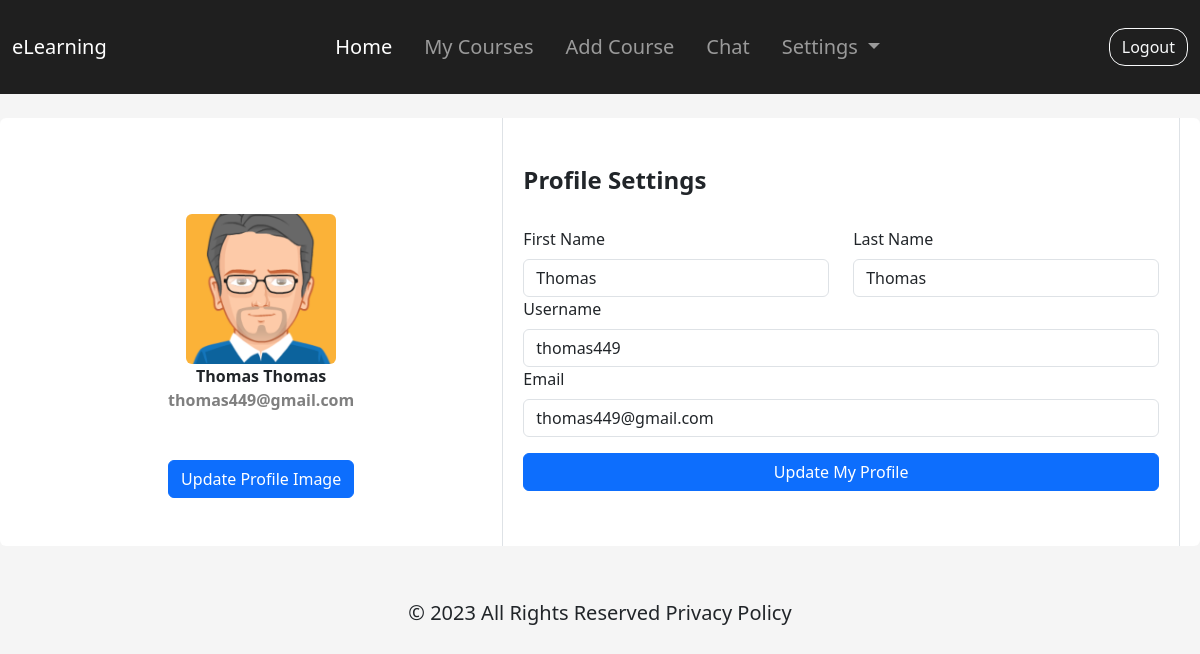
The app's page /teacher/profile/ (signed in) with its own data.
### teachers/models.py (models this page shows, shortened)
class Teacher_Profile(models.Model):
    user = models.OneToOneField(CustomUser, on_delete=models.CASCADE , blank=True, null=True)
    first_name = models.CharField(max_length = 30)
    last_name = models.CharField(max_length = 30)
    username = models.CharField(max_length = 30)
    email = models.EmailField(null=True , unique=True)
    image = models.ImageField(upload_to='teacher_profile_pics/' , null=True , blank=True)

### teachers/views.py (the view)
# urls.py: path("teacher/profile/", teacher_profile_detail_view, name="teacher_profile_detail_view"),
def teacher_profile_detail_view(request):
    teacher_profile = Teacher_Profile.objects.get(user=request.user)
    return render(request, 'teachers/teacher_profile.html', {'teacher_profile': teacher_profile})

### teachers/templates/teachers/teacher_profile.html (shortened to what this page needs)
{% extends "base.html" %}
{% load static %}
{% block css %}
<link rel="stylesheet" href="{% static 'teachers/css/teacher_profile.css'%}">{% endblock css %}
{% block content %}
{% if teacher_profile %}
<form action="{% url 'teachers:teacher_profile_edit_view' %}" method="post" enctype="multipart/form-data">
    <div class="container-fluid">
        <div class="row">
            <div class="col-12">
                <div class="row">
                    <div class="col-12 bg-body rounded mt-4 mb-4">
                        <div class="row g-2 ms-2 me-2">
                            <div class="col-md-5 border-end">
                                <div class="d-flex flex-column align-items-center text-center p-3 py-5">
                                    {% if teacher_profile.image %}
                                    <img src="{{teacher_profile.image.url}}" class="rounded mt-5"
                                        style="width: 150px;">
                                    {% else %}
                                    <img src="{% static 'teachers/images/avatar1.png' %}" class="rounded mt-5"
                                        style="width: 150px;">
                                    {% endif %}
                                    <span class="fw-bold">{{teacher_profile.first_name}} {{teacher_profile.last_name}}</span>
                                    <span class="fw-bold text-black-50">{{teacher_profile.email}}</span>
                                    <label for="image" class="btn btn-primary mt-5">Update Profile Image</label>
                                </div>
                            </div>
                            <div class="col-md-7 border-end">
                                <div class="p-3 py-5">
                                    <div class="d-flex justify-content-between align-items-center mb-3">
                                        <h4 class="fw-bold">Profile Settings</h4>
                                    </div>
                                    <div class="row mt-4">
                                        <div class="col-6">
                                            <label class="form-label">First Name</label>
                                            <input type="text" id="first_name" name="first_name" class="form-control" value="{{teacher_profile.first_name}}">
                                        </div>
                                        <div class="col-6">
                                            <label class="form-label">Last Name</label>
                                            <input type="text" id="last_name" name="last_name" class="form-control" value="{{teacher_profile.last_name}}">
                                        </div>
                                        <div class="col-12">
                                            <label class="form-label">Username</label>
                                            <input type="text" id="username" name="username" class="form-control" value="{{teacher_profile.username}}">
                                        </div>
                                        <div class="col-12">
                                            <label class="form-label">Email</label>
                                            <input type="email" id="email" name="email" class="form-control" value="{{teacher_profile.email}}">
                                        </div>
                                        <div class="col-12 d-grid mt-3">
                                            <button class="btn btn-primary" type="submit">Update My Profile</button>
                                        </div>
                                    </div>
                                </div>
                            </div>
                        </div>
                    </div>
                </div>
            </div>
        </div>
    </div>
</form>
{% else %}
<p>No profile found</p>
{% endif %}
{% endblock content %}

### teachers/static/teachers/css/teacher_profile.css (style rules this page uses)
body { background: #f5f5f5; margin-top: 0px; }
label.btn { margin-bottom: 0; }
.btn { cursor: pointer; }

### templates/base.html (style rules this page uses)
* { margin: 0; padding: 0; box-sizing: border-box; }

### records on screen
Teacher_Profile: first_name "Thomas", last_name "Thomas", email "thomas449@gmail.com", username "thomas449"
